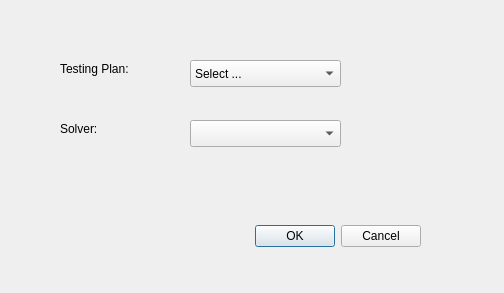
<?xml version="1.0" encoding="UTF-8"?>
<ui version="4.0">
 <class>MainWindow</class>
 <widget class="QDialog" name="MainWindow">
  <property name="geometry">
   <rect>
    <x>0</x>
    <y>0</y>
    <width>504</width>
    <height>293</height>
   </rect>
  </property>
  <property name="windowTitle">
   <string>Dialog</string>
  </property>
  <widget class="QDialogButtonBox" name="buttonBox">
   <property name="geometry">
    <rect>
     <x>80</x>
     <y>220</y>
     <width>341</width>
     <height>32</height>
    </rect>
   </property>
   <property name="orientation">
    <enum>Qt::Horizontal</enum>
   </property>
   <property name="standardButtons">
    <set>QDialogButtonBox::Cancel|QDialogButtonBox::Ok</set>
   </property>
  </widget>
  <widget class="QComboBox" name="comboBox">
   <property name="geometry">
    <rect>
     <x>190</x>
     <y>120</y>
     <width>151</width>
     <height>27</height>
    </rect>
   </property>
  </widget>
  <widget class="QComboBox" name="comboBox_2">
   <property name="geometry">
    <rect>
     <x>190</x>
     <y>60</y>
     <width>151</width>
     <height>27</height>
    </rect>
   </property>
   <item>
    <property name="text">
     <string>Select ...</string>
    </property>
   </item>
   <item>
    <property name="text">
     <string>User Input</string>
    </property>
   </item>
   <item>
    <property name="text">
     <string>Critical benchmark instances (small)</string>
    </property>
   </item>
   <item>
    <property name="text">
     <string>Public benchmark instances (larg)</string>
    </property>
   </item>
   <item>
    <property name="text">
     <string>Random biconnected instances</string>
    </property>
   </item>
   <item>
    <property name="text">
     <string>Random tree with cycle leaves instances</string>
    </property>
   </item>
   <item>
    <property name="text">
     <string>Random grid</string>
    </property>
   </item>
  </widget>
  <widget class="QLabel" name="label">
   <property name="geometry">
    <rect>
     <x>60</x>
     <y>60</y>
     <width>101</width>
     <height>17</height>
    </rect>
   </property>
   <property name="text">
    <string>Testing Plan:</string>
   </property>
  </widget>
  <widget class="QLabel" name="label_2">
   <property name="geometry">
    <rect>
     <x>60</x>
     <y>120</y>
     <width>101</width>
     <height>17</height>
    </rect>
   </property>
   <property name="text">
    <string>Solver:</string>
   </property>
  </widget>
 </widget>
 <resources/>
 <connections>
  <connection>
   <sender>buttonBox</sender>
   <signal>accepted()</signal>
   <receiver>MainWindow</receiver>
   <slot>accept()</slot>
   <hints>
    <hint type="sourcelabel">
     <x>248</x>
     <y>254</y>
    </hint>
    <hint type="destinationlabel">
     <x>157</x>
     <y>274</y>
    </hint>
   </hints>
  </connection>
  <connection>
   <sender>buttonBox</sender>
   <signal>rejected()</signal>
   <receiver>MainWindow</receiver>
   <slot>reject()</slot>
   <hints>
    <hint type="sourcelabel">
     <x>316</x>
     <y>260</y>
    </hint>
    <hint type="destinationlabel">
     <x>286</x>
     <y>274</y>
    </hint>
   </hints>
  </connection>
 </connections>
</ui>
